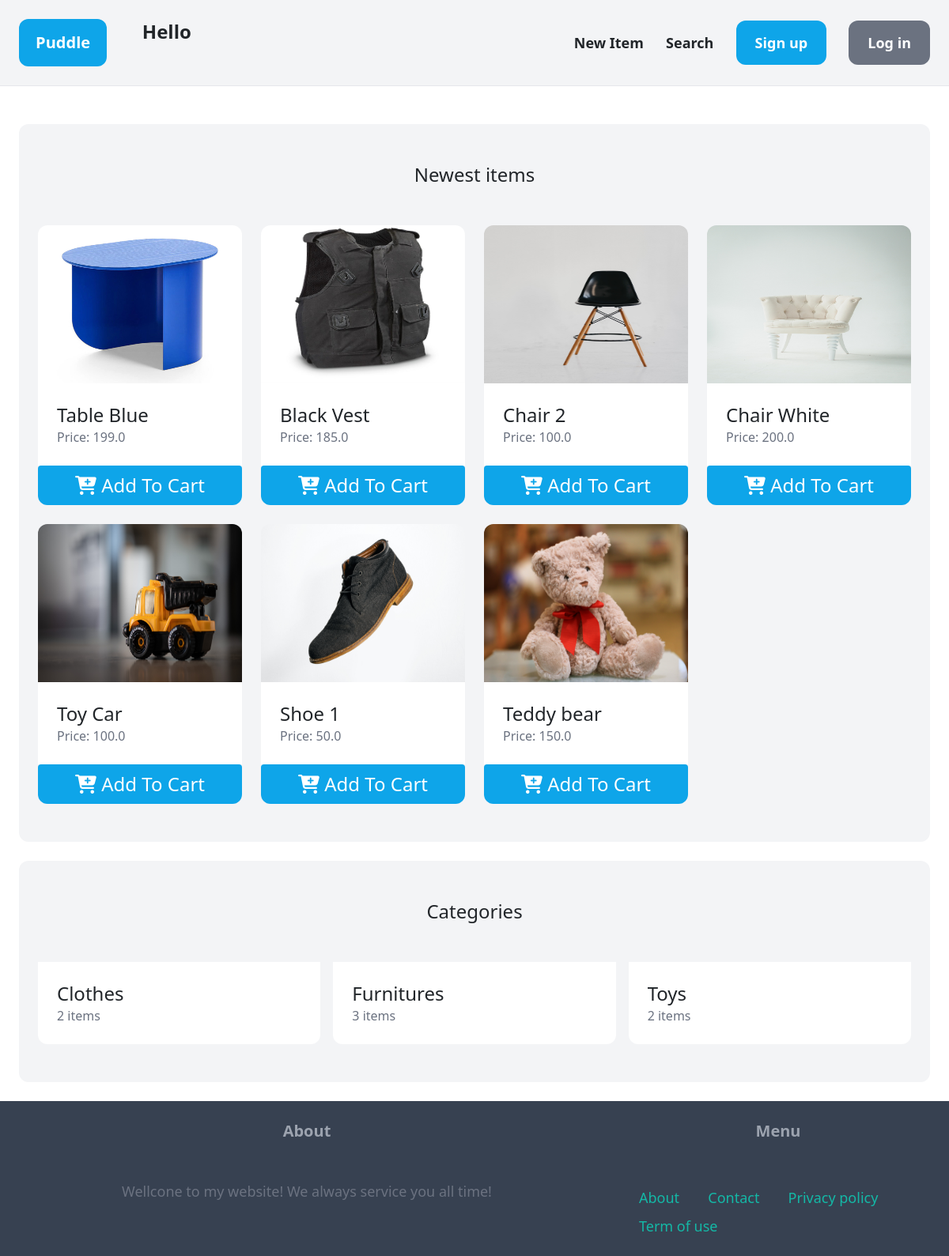
The page / on the database its author committed.
### item/models.py (models this page shows, shortened)
class Item(models.Model):
    category = models.ForeignKey(Category, related_name='items' ,on_delete=models.CASCADE)
    name = models.CharField(max_length=255)
    description = models.TextField(blank=True , null=True)
    price = models.FloatField()
    is_sold = models.BooleanField(default=False)
    image = models.ImageField(upload_to='items_image', blank=True,null=True)
    created_by = models.ForeignKey(User , related_name='items',on_delete=models.CASCADE)
    created_at = models.DateTimeField(auto_now_add=True)

class Category(models.Model):
    name = models.CharField(max_length=255)
    class Meta:
        ordering = ('name',) # Sắp xếp theo tên
        verbose_name_plural = 'Categories' # Thay đổi lại tên hiển thị trong adminpage

### core/views.py (the view)
# urls.py: path('' , views.index , name = 'index'),
def index(request):
    items = Item.objects.filter(is_sold=False)
    items = sorted(items , key= lambda x: x.created_at , reverse=True)
    categories = Category.objects.all()
    cart = Cart.objects.all()
    if not cart.exists() and request.user.is_authenticated:
        cart = Cart.objects.create(user = request.user)
        cart.save()
    session_value = request.session.pop('messageBuy', None)  # Lấy giá trị của session và xóa nó
    return render(request, 'core/index.html',{
        'categories' : categories,
        'items' : items,
        'session_value' : session_value
    })

### core/templates/core/index.html (shortened to what this page needs)
{% extends 'core/base.html' %}
{% block content %}
    <div class="mt-6 px-6 py-12 bg-gray-100 rounded-xl">
        <h2 class="mb-12 text-2xl text-center">Newest items</h2>
        <div class="grid grid-cols-4 gap-4">
            {% for item in items %}
            <div>
                <a href="{% url 'item:detail' item.id %}">
                    <div>
                        <img style="width: 100%; height: 200px;" src='{{ item.image.url }}' class="rounded-t-xl">
                    </div>
                    <div>
                        <div class="p-6 bg-white">
                            <h2 class="text-2xl">{{ item.name }}</h2>
                            <p class="text-gray-500">Price: {{ item.price }}</p>
                        </div>
                            {% if item.created_by != request.user %}
                                <button data-item-id="{{ item.id }}" class="btn text-center text-2xl text-white bg-sky-500 rounded-b-xl block w-full p-2 hover:bg-sky-600 add-to-cart"><i class="fa-solid fa-cart-plus"></i> Add To Cart</button>
                            {% endif %}
                        </div>
                    </a>
                </div>
            {%endfor%}
        </div>
    </div>
    <div class="mt-6 px-6 py-12 bg-gray-100 rounded-xl">
        <h2 class='mb-12 text-2xl text-center'>Categories</h2>
        <div class="grid grid-cols-3 gap-3">
            {% for category in categories %}
                <div>
                    <a href="{% url 'item:items' %}?query={{ query }}&category={{ category.id }}">
                        <div class="p-6 bg-white rounded-b-xl">
                            <h2 class="text-2xl">{{ category.name }}</h2>
                            <p class="text-gray-500">{{category.items.count}} items</p>
                        </div>
                    </a>
                </div>
            {%endfor%}
        </div>
    </div>
{% endblock %}

### rows shown on the page
Item: image (picture), name "Table Blue", price "199.0"
Item: image (picture), name "Black Vest", price "185.0"
Item: image (picture), name "Chair 2", price "100.0"
Item: image (picture), name "Chair White", price "200.0"
Item: image (picture), name "Toy Car", price "100.0"
Item: image (picture), name "Shoe 1", price "50.0"
Item: image (picture), name "Teddy bear", price "150.0"
Category: name "Clothes", items.count "2"
Category: name "Furnitures", items.count "3"
Category: name "Toys", items.count "2"
